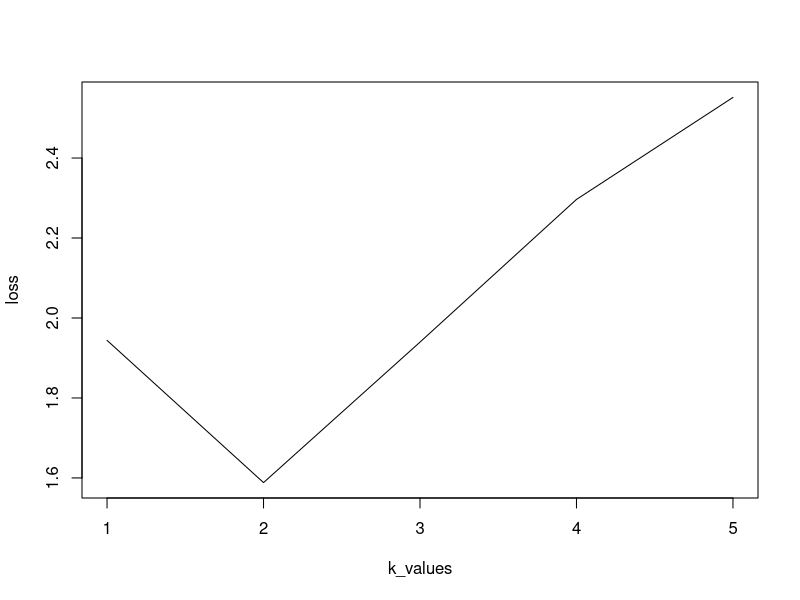

Source code (R):
n=150
d1=0
loss=c(0,0,0,0,0)
k_values=c(1,2,3,4,5)
for (k in k_values){
  d12=0
  iriscluster=kmeans(iris[,1:4], centers=k)
  for (j in 1:k){
    d11=0
    cp=0
    c=iriscluster$centers[j,]
    for (i in 1:n){
      if (iriscluster$cluster[i]==j){
        cp= cp +1
        d1= dist(rbind(c,iris[,1:4][i,]))
        d11= d11+d1
      }
      
    }
    d12=d12+d11/cp 
    
  }
  loss[k]= d12  
}

plot(k_values,loss,type="l")
